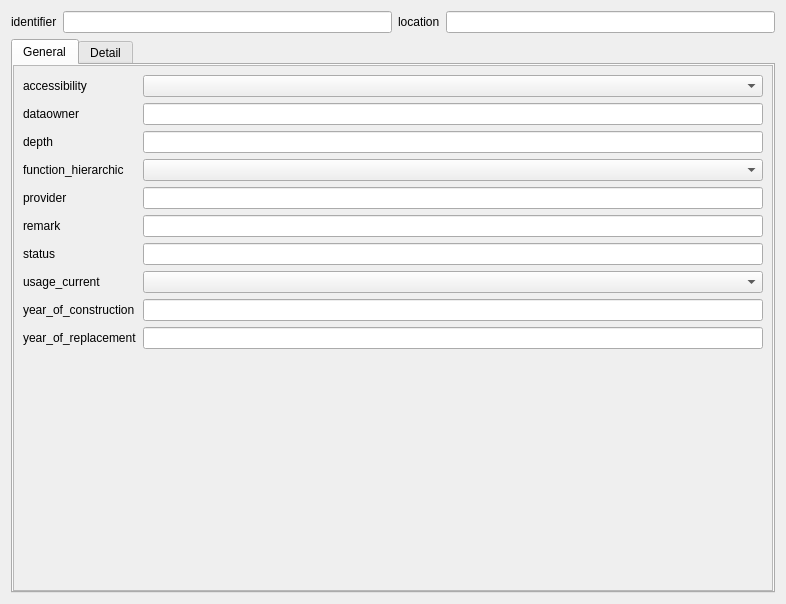
<?xml version="1.0" encoding="UTF-8"?>
<ui version="4.0">
 <class>Form</class>
 <widget class="QWidget" name="Form">
  <property name="geometry">
   <rect>
    <x>0</x>
    <y>0</y>
    <width>786</width>
    <height>604</height>
   </rect>
  </property>
  <property name="windowTitle">
   <string>Form</string>
  </property>
  <layout class="QGridLayout" name="gridLayout">
   <item row="0" column="0">
    <widget class="QLabel" name="label">
     <property name="text">
      <string>identifier</string>
     </property>
    </widget>
   </item>
   <item row="0" column="1">
    <widget class="QLineEdit" name="identifier"/>
   </item>
   <item row="0" column="2">
    <widget class="QLabel" name="label_2">
     <property name="text">
      <string>location</string>
     </property>
    </widget>
   </item>
   <item row="0" column="3">
    <widget class="QLineEdit" name="location_name"/>
   </item>
   <item row="4" column="0" colspan="4">
    <widget class="QWidget" name="widget" native="true">
     <layout class="QGridLayout" name="gridLayout_2">
      <property name="margin">
       <number>0</number>
      </property>
      <item row="0" column="0">
       <widget class="QTabWidget" name="tabWidget">
        <property name="currentIndex">
         <number>0</number>
        </property>
        <widget class="QWidget" name="tab">
         <attribute name="title">
          <string>General</string>
         </attribute>
         <layout class="QGridLayout" name="gridLayout_4">
          <property name="margin">
           <number>0</number>
          </property>
          <item row="0" column="0">
           <widget class="QScrollArea" name="scrollArea_3">
            <property name="widgetResizable">
             <bool>true</bool>
            </property>
            <widget class="QWidget" name="scrollAreaWidgetContents_3">
             <property name="geometry">
              <rect>
               <x>0</x>
               <y>0</y>
               <width>762</width>
               <height>508</height>
              </rect>
             </property>
             <layout class="QFormLayout" name="formLayout">
              <item row="0" column="0">
               <widget class="QLabel" name="label_3">
                <property name="text">
                 <string>accessibility</string>
                </property>
               </widget>
              </item>
              <item row="0" column="1">
               <widget class="QComboBox" name="accessibility"/>
              </item>
              <item row="1" column="0">
               <widget class="QLabel" name="label_20">
                <property name="text">
                 <string>dataowner</string>
                </property>
               </widget>
              </item>
              <item row="1" column="1">
               <widget class="QLineEdit" name="dataowner"/>
              </item>
              <item row="2" column="0">
               <widget class="QLabel" name="label_5">
                <property name="text">
                 <string>depth</string>
                </property>
               </widget>
              </item>
              <item row="2" column="1">
               <widget class="QLineEdit" name="depth"/>
              </item>
              <item row="3" column="0">
               <widget class="QLabel" name="label_24">
                <property name="text">
                 <string>function_hierarchic</string>
                </property>
               </widget>
              </item>
              <item row="3" column="1">
               <widget class="QComboBox" name="function_hierarchic"/>
              </item>
              <item row="4" column="0">
               <widget class="QLabel" name="label_21">
                <property name="text">
                 <string>provider</string>
                </property>
               </widget>
              </item>
              <item row="4" column="1">
               <widget class="QLineEdit" name="provider"/>
              </item>
              <item row="5" column="0">
               <widget class="QLabel" name="label_14">
                <property name="text">
                 <string>remark</string>
                </property>
               </widget>
              </item>
              <item row="5" column="1">
               <widget class="QLineEdit" name="remark"/>
              </item>
              <item row="6" column="0">
               <widget class="QLabel" name="label_9">
                <property name="text">
                 <string>status</string>
                </property>
               </widget>
              </item>
              <item row="6" column="1">
               <widget class="QLineEdit" name="status"/>
              </item>
              <item row="7" column="0">
               <widget class="QLabel" name="label_28">
                <property name="text">
                 <string>usage_current</string>
                </property>
               </widget>
              </item>
              <item row="7" column="1">
               <widget class="QComboBox" name="usage_current"/>
              </item>
              <item row="8" column="0">
               <widget class="QLabel" name="label_16">
                <property name="text">
                 <string>year_of_construction</string>
                </property>
               </widget>
              </item>
              <item row="8" column="1">
               <widget class="QLineEdit" name="year_of_construction"/>
              </item>
              <item row="9" column="0">
               <widget class="QLabel" name="label_15">
                <property name="text">
                 <string>year_of_replacement</string>
                </property>
               </widget>
              </item>
              <item row="9" column="1">
               <widget class="QLineEdit" name="year_of_replacement"/>
              </item>
             </layout>
            </widget>
           </widget>
          </item>
         </layout>
        </widget>
        <widget class="QWidget" name="tab_2">
         <attribute name="title">
          <string>Detail</string>
         </attribute>
         <layout class="QGridLayout" name="gridLayout_3">
          <property name="margin">
           <number>0</number>
          </property>
          <item row="0" column="0">
           <widget class="QScrollArea" name="scrollArea">
            <property name="frameShape">
             <enum>QFrame::NoFrame</enum>
            </property>
            <property name="widgetResizable">
             <bool>true</bool>
            </property>
            <widget class="QWidget" name="scrollAreaWidgetContents">
             <property name="geometry">
              <rect>
               <x>0</x>
               <y>0</y>
               <width>751</width>
               <height>655</height>
              </rect>
             </property>
             <layout class="QFormLayout" name="formLayout_5">
              <property name="margin">
               <number>9</number>
              </property>
              <item row="0" column="0">
               <widget class="QLabel" name="label_4">
                <property name="text">
                 <string>contract_section</string>
                </property>
               </widget>
              </item>
              <item row="0" column="1">
               <widget class="QLineEdit" name="contract_section"/>
              </item>
              <item row="1" column="0">
               <widget class="QLabel" name="label_22">
                <property name="text">
                 <string>bedding_encasement</string>
                </property>
               </widget>
              </item>
              <item row="1" column="1">
               <widget class="QComboBox" name="bedding_encasement"/>
              </item>
              <item row="2" column="0">
               <widget class="QLabel" name="label_23">
                <property name="text">
                 <string>connection_type</string>
                </property>
               </widget>
              </item>
              <item row="2" column="1">
               <widget class="QComboBox" name="connection_type"/>
              </item>
              <item row="3" column="0">
               <widget class="QLabel" name="label_6">
                <property name="text">
                 <string>financing</string>
                </property>
               </widget>
              </item>
              <item row="3" column="1">
               <widget class="QLineEdit" name="lineEdit"/>
              </item>
              <item row="4" column="0">
               <widget class="QLabel" name="label_25">
                <property name="text">
                 <string>function_hydraulic</string>
                </property>
               </widget>
              </item>
              <item row="4" column="1">
               <widget class="QComboBox" name="function_hydraulic"/>
              </item>
              <item row="5" column="0">
               <widget class="QLabel" name="label_7">
                <property name="text">
                 <string>gross_costs</string>
                </property>
               </widget>
              </item>
              <item row="5" column="1">
               <widget class="QLineEdit" name="lineEdit_5"/>
              </item>
              <item row="6" column="0">
               <widget class="QLabel" name="label_26">
                <property name="text">
                 <string>jetting_interval</string>
                </property>
               </widget>
              </item>
              <item row="6" column="1">
               <widget class="QDoubleSpinBox" name="jetting_interval"/>
              </item>
              <item row="7" column="0">
               <widget class="QLabel" name="label_19">
                <property name="text">
                 <string>last_modification</string>
                </property>
               </widget>
              </item>
              <item row="7" column="1">
               <widget class="QLineEdit" name="last_modification"/>
              </item>
              <item row="8" column="0">
               <widget class="QLabel" name="label_27">
                <property name="text">
                 <string>pipe_length</string>
                </property>
               </widget>
              </item>
              <item row="8" column="1">
               <widget class="QDoubleSpinBox" name="pipe_length"/>
              </item>
              <item row="9" column="0">
               <widget class="QLabel" name="label_13">
                <property name="text">
                 <string>renovation_necessity</string>
                </property>
               </widget>
              </item>
              <item row="9" column="1">
               <widget class="QLineEdit" name="lineEdit_2"/>
              </item>
              <item row="10" column="0">
               <widget class="QLabel" name="label_12">
                <property name="text">
                 <string>replacement_value</string>
                </property>
               </widget>
              </item>
              <item row="10" column="1">
               <widget class="QLineEdit" name="lineEdit_3"/>
              </item>
              <item row="11" column="0">
               <widget class="QLabel" name="label_11">
                <property name="text">
                 <string>replacement_value_base_year</string>
                </property>
               </widget>
              </item>
              <item row="11" column="1">
               <widget class="QLineEdit" name="lineEdit_4"/>
              </item>
              <item row="12" column="0">
               <widget class="QLabel" name="label_10">
                <property name="text">
                 <string>replacement_value_construcation_type</string>
                </property>
               </widget>
              </item>
              <item row="12" column="1">
               <widget class="QLineEdit" name="lineEdit_6"/>
              </item>
              <item row="13" column="0">
               <widget class="QLabel" name="label_18">
                <property name="text">
                 <string>structure_condition</string>
                </property>
               </widget>
              </item>
              <item row="13" column="1">
               <widget class="QComboBox" name="structure_condition"/>
              </item>
              <item row="14" column="0">
               <widget class="QLabel" name="label_17">
                <property name="text">
                 <string>subsidies</string>
                </property>
               </widget>
              </item>
              <item row="14" column="1">
               <widget class="QLineEdit" name="lineEdit_7"/>
              </item>
              <item row="15" column="0">
               <widget class="QLabel" name="label_29">
                <property name="text">
                 <string>usage_planned</string>
                </property>
               </widget>
              </item>
              <item row="15" column="1">
               <widget class="QComboBox" name="usage_planned"/>
              </item>
              <item row="16" column="0">
               <widget class="QLabel" name="label_8">
                <property name="text">
                 <string>inspection_interval</string>
                </property>
               </widget>
              </item>
              <item row="16" column="1">
               <widget class="QLineEdit" name="inspection_interval"/>
              </item>
             </layout>
            </widget>
           </widget>
          </item>
         </layout>
        </widget>
       </widget>
      </item>
     </layout>
    </widget>
   </item>
  </layout>
 </widget>
 <resources/>
 <connections/>
</ui>
